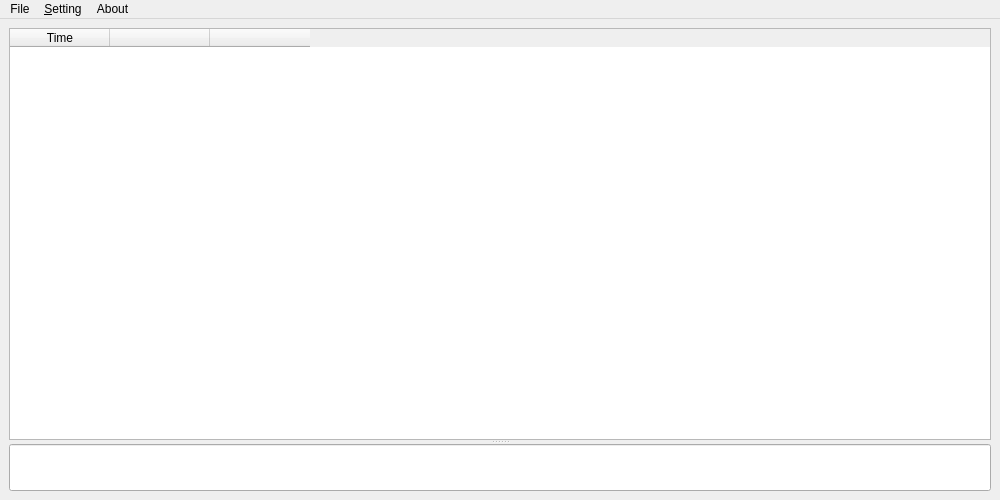
<?xml version="1.0" encoding="UTF-8"?>
<ui version="4.0">
 <class>ZZmemo</class>
 <widget class="QMainWindow" name="ZZmemo">
  <property name="windowModality">
   <enum>Qt::ApplicationModal</enum>
  </property>
  <property name="geometry">
   <rect>
    <x>0</x>
    <y>0</y>
    <width>1000</width>
    <height>500</height>
   </rect>
  </property>
  <property name="cursor">
   <cursorShape>ArrowCursor</cursorShape>
  </property>
  <property name="windowTitle">
   <string>ZZmemo</string>
  </property>
  <property name="toolTip">
   <string/>
  </property>
  <property name="statusTip">
   <string/>
  </property>
  <property name="whatsThis">
   <string/>
  </property>
  <widget class="QWidget" name="centralwidget">
   <layout class="QVBoxLayout" name="verticalLayout">
    <item>
     <widget class="QSplitter" name="splitter">
      <property name="sizePolicy">
       <sizepolicy hsizetype="Preferred" vsizetype="Expanding">
        <horstretch>1</horstretch>
        <verstretch>0</verstretch>
       </sizepolicy>
      </property>
      <property name="orientation">
       <enum>Qt::Vertical</enum>
      </property>
      <widget class="QTableWidget" name="table">
       <property name="sizePolicy">
        <sizepolicy hsizetype="Maximum" vsizetype="Maximum">
         <horstretch>0</horstretch>
         <verstretch>0</verstretch>
        </sizepolicy>
       </property>
       <property name="verticalScrollBarPolicy">
        <enum>Qt::ScrollBarAsNeeded</enum>
       </property>
       <property name="horizontalScrollBarPolicy">
        <enum>Qt::ScrollBarAsNeeded</enum>
       </property>
       <property name="sortingEnabled">
        <bool>true</bool>
       </property>
       <attribute name="horizontalHeaderVisible">
        <bool>true</bool>
       </attribute>
       <column>
        <property name="text">
         <string>Time</string>
        </property>
       </column>
       <column>
        <property name="text">
         <string/>
        </property>
       </column>
       <column>
        <property name="text">
         <string/>
        </property>
       </column>
      </widget>
      <widget class="QLineEdit" name="input"/>
     </widget>
    </item>
   </layout>
  </widget>
  <widget class="QMenuBar" name="menubar">
   <property name="geometry">
    <rect>
     <x>0</x>
     <y>0</y>
     <width>1000</width>
     <height>22</height>
    </rect>
   </property>
   <widget class="QMenu" name="menuFile">
    <property name="title">
     <string>File</string>
    </property>
    <addaction name="actionNew"/>
    <addaction name="actionSave"/>
    <addaction name="separator"/>
    <addaction name="actionExit"/>
   </widget>
   <widget class="QMenu" name="menuSetting">
    <property name="title">
     <string>&amp;Setting</string>
    </property>
    <addaction name="actionSetting"/>
   </widget>
   <widget class="QMenu" name="menuAbout">
    <property name="title">
     <string>About</string>
    </property>
    <addaction name="actionHelp"/>
   </widget>
   <addaction name="menuFile"/>
   <addaction name="menuSetting"/>
   <addaction name="menuAbout"/>
  </widget>
  <action name="actionNew">
   <property name="text">
    <string>&amp;New</string>
   </property>
   <property name="toolTip">
    <string>New</string>
   </property>
   <property name="shortcut">
    <string>Ctrl+N</string>
   </property>
  </action>
  <action name="actionSave">
   <property name="text">
    <string>&amp;Save</string>
   </property>
   <property name="toolTip">
    <string>Save</string>
   </property>
   <property name="shortcut">
    <string>Ctrl+S</string>
   </property>
   <property name="shortcutContext">
    <enum>Qt::WindowShortcut</enum>
   </property>
  </action>
  <action name="actionExit">
   <property name="text">
    <string>&amp;Exit</string>
   </property>
   <property name="iconText">
    <string>&amp;Exit</string>
   </property>
   <property name="shortcut">
    <string>Ctrl+Q</string>
   </property>
  </action>
  <action name="actionHelp">
   <property name="text">
    <string>Help</string>
   </property>
   <property name="shortcut">
    <string>F1</string>
   </property>
  </action>
  <action name="actionSetting">
   <property name="text">
    <string>Setting</string>
   </property>
  </action>
 </widget>
 <resources/>
 <connections>
  <connection>
   <sender>input</sender>
   <signal>returnPressed()</signal>
   <receiver>ZZmemo</receiver>
   <slot>eventSelect()</slot>
   <hints>
    <hint type="sourcelabel">
     <x>499</x>
     <y>470</y>
    </hint>
    <hint type="destinationlabel">
     <x>499</x>
     <y>249</y>
    </hint>
   </hints>
  </connection>
 </connections>
 <slots>
  <slot>eventSelect()</slot>
 </slots>
</ui>
